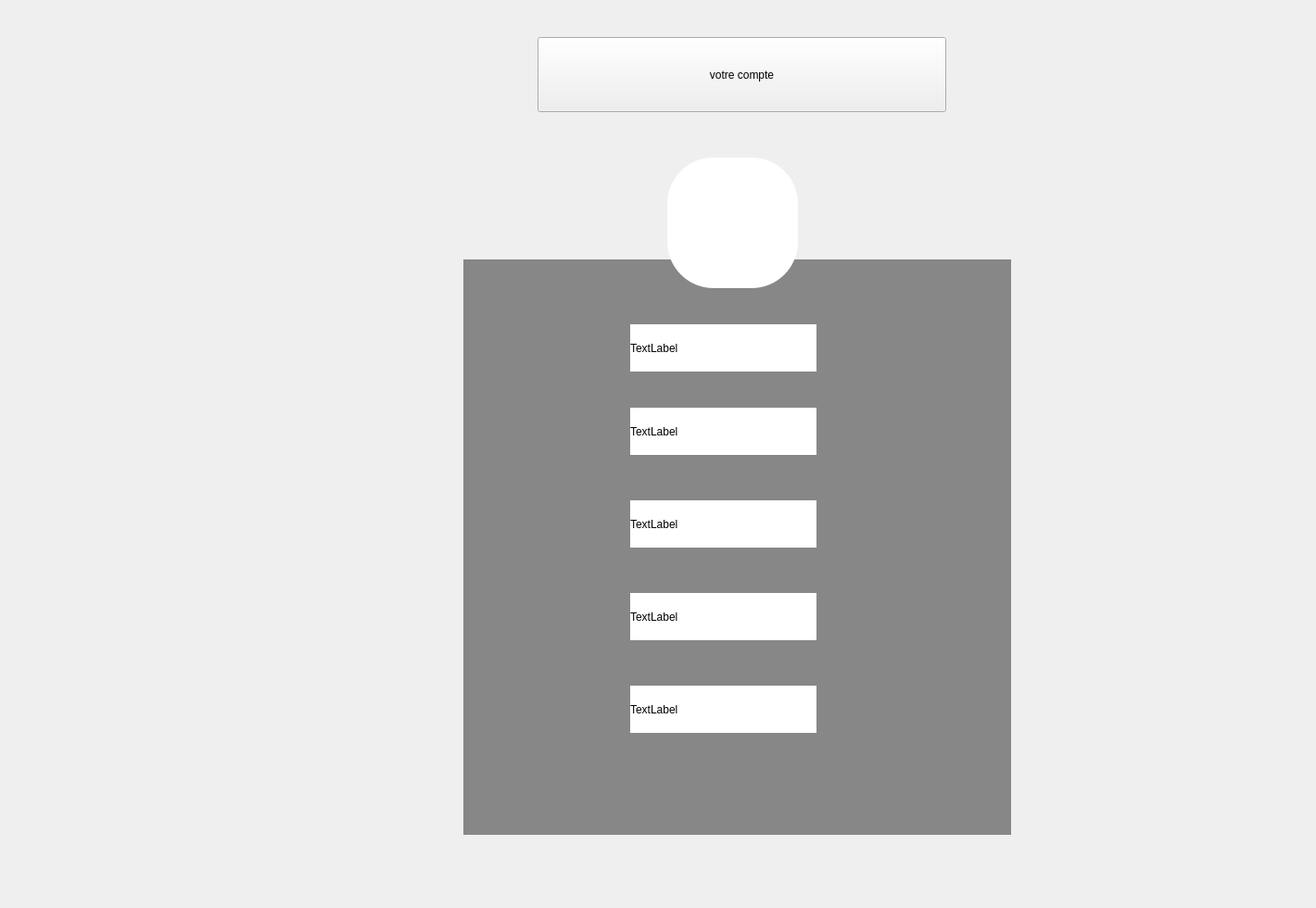
<?xml version="1.0" encoding="UTF-8"?>
<ui version="4.0">
 <class>Compte</class>
 <widget class="QDialog" name="Compte">
  <property name="geometry">
   <rect>
    <x>0</x>
    <y>0</y>
    <width>1420</width>
    <height>980</height>
   </rect>
  </property>
  <property name="windowTitle">
   <string>Dialog</string>
  </property>
  <widget class="QLabel" name="label_2">
   <property name="geometry">
    <rect>
     <x>20</x>
     <y>90</y>
     <width>1381</width>
     <height>871</height>
    </rect>
   </property>
   <property name="text">
    <string/>
   </property>
   <property name="pixmap">
    <pixmap resource="style.qrc">:/new/prefix1/icons/blue2.png</pixmap>
   </property>
  </widget>
  <widget class="QLabel" name="options_2">
   <property name="geometry">
    <rect>
     <x>500</x>
     <y>280</y>
     <width>591</width>
     <height>621</height>
    </rect>
   </property>
   <property name="styleSheet">
    <string notr="true">background-color: rgb(0, 0, 0);
background-color: rgb(135, 135, 135);</string>
   </property>
   <property name="text">
    <string/>
   </property>
  </widget>
  <widget class="QPushButton" name="pushButton_2">
   <property name="geometry">
    <rect>
     <x>720</x>
     <y>170</y>
     <width>141</width>
     <height>141</height>
    </rect>
   </property>
   <property name="styleSheet">
    <string notr="true">background-color: rgb(255, 255, 255);
border-radius : 50px;</string>
   </property>
   <property name="text">
    <string/>
   </property>
   <property name="icon">
    <iconset resource="style.qrc">
     <normaloff>:/new/prefix1/icons/emp.png</normaloff>:/new/prefix1/icons/emp.png</iconset>
   </property>
   <property name="iconSize">
    <size>
     <width>200</width>
     <height>120</height>
    </size>
   </property>
  </widget>
  <widget class="QLabel" name="label_nom">
   <property name="geometry">
    <rect>
     <x>680</x>
     <y>350</y>
     <width>201</width>
     <height>51</height>
    </rect>
   </property>
   <property name="styleSheet">
    <string notr="true">background-color: rgb(255, 255, 255);
font: 12pt &quot;MV Boli&quot;;</string>
   </property>
   <property name="text">
    <string>TextLabel</string>
   </property>
  </widget>
  <widget class="QLabel" name="label_prenom">
   <property name="geometry">
    <rect>
     <x>680</x>
     <y>440</y>
     <width>201</width>
     <height>51</height>
    </rect>
   </property>
   <property name="styleSheet">
    <string notr="true">background-color: rgb(255, 255, 255);
font: 12pt &quot;MV Boli&quot;;</string>
   </property>
   <property name="text">
    <string>TextLabel</string>
   </property>
  </widget>
  <widget class="QLabel" name="label_mail">
   <property name="geometry">
    <rect>
     <x>680</x>
     <y>540</y>
     <width>201</width>
     <height>51</height>
    </rect>
   </property>
   <property name="styleSheet">
    <string notr="true">background-color: rgb(255, 255, 255);
font: 12pt &quot;MV Boli&quot;;</string>
   </property>
   <property name="text">
    <string>TextLabel</string>
   </property>
  </widget>
  <widget class="QLabel" name="label_numero">
   <property name="geometry">
    <rect>
     <x>680</x>
     <y>640</y>
     <width>201</width>
     <height>51</height>
    </rect>
   </property>
   <property name="styleSheet">
    <string notr="true">background-color: rgb(255, 255, 255);
font: 12pt &quot;MV Boli&quot;;</string>
   </property>
   <property name="text">
    <string>TextLabel</string>
   </property>
  </widget>
  <widget class="QLabel" name="label_cin">
   <property name="geometry">
    <rect>
     <x>680</x>
     <y>740</y>
     <width>201</width>
     <height>51</height>
    </rect>
   </property>
   <property name="styleSheet">
    <string notr="true">background-color: rgb(255, 255, 255);
font: 12pt &quot;MV Boli&quot;;</string>
   </property>
   <property name="text">
    <string>TextLabel</string>
   </property>
  </widget>
  <widget class="QPushButton" name="pushButton_8">
   <property name="geometry">
    <rect>
     <x>580</x>
     <y>40</y>
     <width>441</width>
     <height>81</height>
    </rect>
   </property>
   <property name="styleSheet">
    <string notr="true">font: 20pt &quot;MV Boli&quot;;</string>
   </property>
   <property name="text">
    <string>votre compte</string>
   </property>
   <property name="iconSize">
    <size>
     <width>50</width>
     <height>50</height>
    </size>
   </property>
   <property name="checkable">
    <bool>true</bool>
   </property>
   <property name="autoExclusive">
    <bool>true</bool>
   </property>
  </widget>
 </widget>
 <resources>
  <include location="style.qrc"/>
 </resources>
 <connections/>
</ui>
